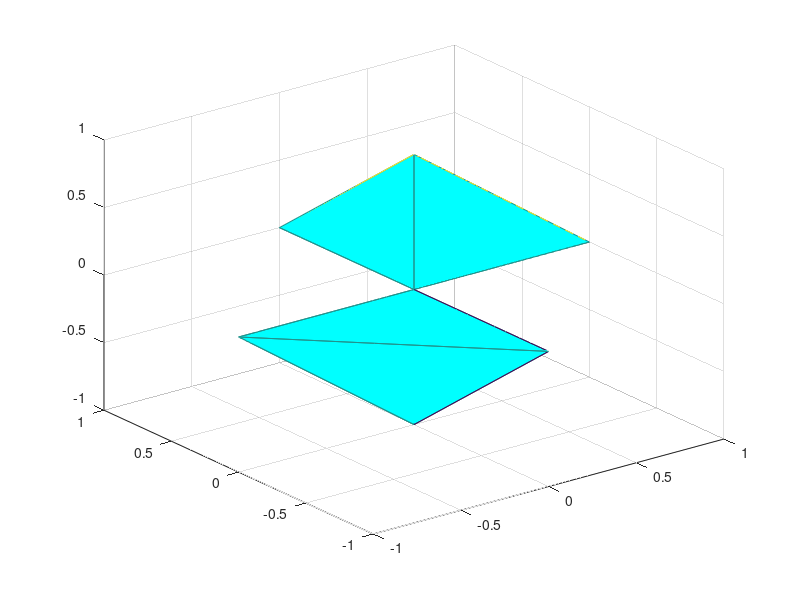

MATLAB code for this plot: (Note: this script raises an error after producing the figure.)
%Simplex plots

%Input: 2 simplices and iterate, and output folder
%output plot of 2 simplices into specified foler as png


x=[0,1,0,0];
y=[0,0,1,0];
z=[0,0,0,1];
x2=[0,-1,0,0];
y2=[0,0,-1,0];
z2=[0,0,0,-1];

[k1,av1] = convhull(x,y,z);
[k2,av2] = convhull(x2,y2,z2);

s1 = trimesh(k1,x,y,z,'FaceColor','cyan','DisplayName','Y0')
hold on
s2 = trimesh(k2,x2,y2,z2,'FaceColor','cyan','DisplayName','Y1')
alpha(s1,0.1)
legend show
